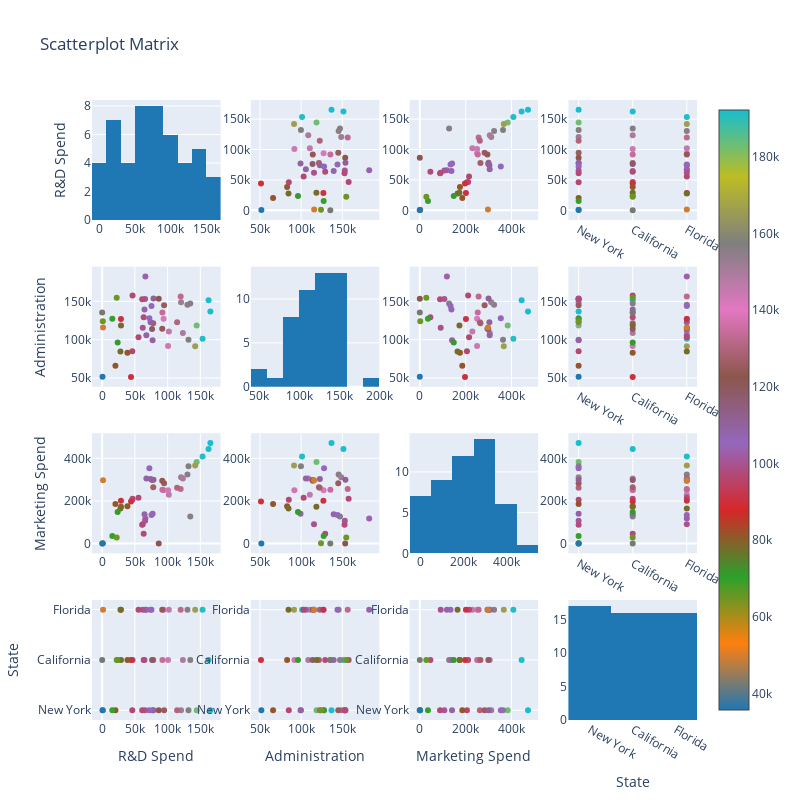

Source (notebook cell):
### Code cell
import plotly.figure_factory as ff
fig = ff.create_scatterplotmatrix(df, diag='histogram', index='Profit',
    height=800, width=800)
fig.show()
